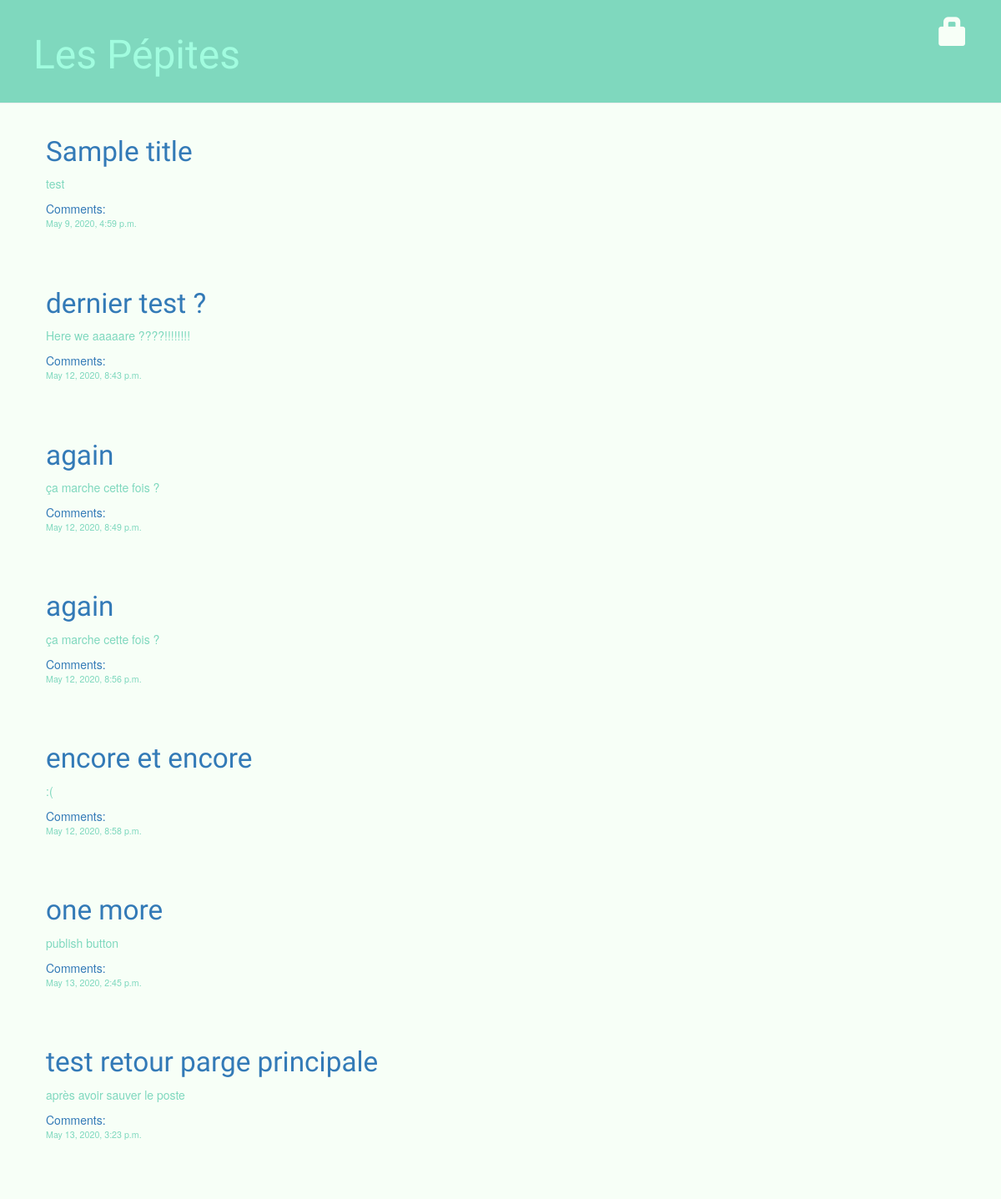
The page / on the database its author committed.
### blog/models.py (models this page shows, shortened)
class Post(models.Model):
    author = models.ForeignKey(settings.AUTH_USER_MODEL, on_delete=models.CASCADE)
    title = models.CharField(max_length=200)
    text = models.TextField()
    created_date = models.DateTimeField(default=timezone.now)
    published_date = models.DateTimeField(blank=True, null=True)

### blog/views.py (the view)
# urls.py: path('',views.post_list, name='post_list'),
def post_list(request):
    posts = Post.objects.filter(published_date__lte = timezone.now()).order_by("published_date")
    return render(request, "blog/post_list.html",{"posts":posts})

### blog/templates/blog/post_list.html
{% extends 'blog/base.html' %}
{% block content %}
    {% for post in posts %}
        <div class="post">
            <h1><a href="{% url 'post_detail' pk=post.pk %}">{{ post.title }}</a></h2>
            <p>{{ post.text|linebreaksbr }}</p>
            <a href="{% url 'post_detail' pk=post.pk %}">Comments: {{ post.approved_comments.count }}</a>
            <div class="date">
                {{ post.published_date }}
        </div></div>
    {% endfor %}
{% endblock content %}

### blog/static/css/blog.css (style rules this page uses)
h1, h2, h3, h4 { color: #7fd8be; font-family: 'Lobster', cursive; font-size: 25pt; }
.date { color: #7fd8be; font-size: 8pt; }
.post { margin-bottom: 70px; color: #7fd8be; }
body { background-color: #f7fff7; }

### rows shown on the page
Post: title "Sample title", text "test", published_date "May 9, 2020, 4:59 p.m."
Post: title "dernier test ?", text "Here we aaaaare ????!!!!!!!!", published_date "May 12, 2020, 8:43 p.m."
Post: title "again", text "ça marche cette fois ?", published_date "May 12, 2020, 8:49 p.m."
Post: title "again", text "ça marche cette fois ?", published_date "May 12, 2020, 8:56 p.m."
Post: title "encore et encore", text ":(", published_date "May 12, 2020, 8:58 p.m."
Post: title "one more", text "publish button", published_date "May 13, 2020, 2:45 p.m."
Post: title "test retour parge principale", text "après avoir sauver le poste", published_date "May 13, 2020, 3:23 p.m."
